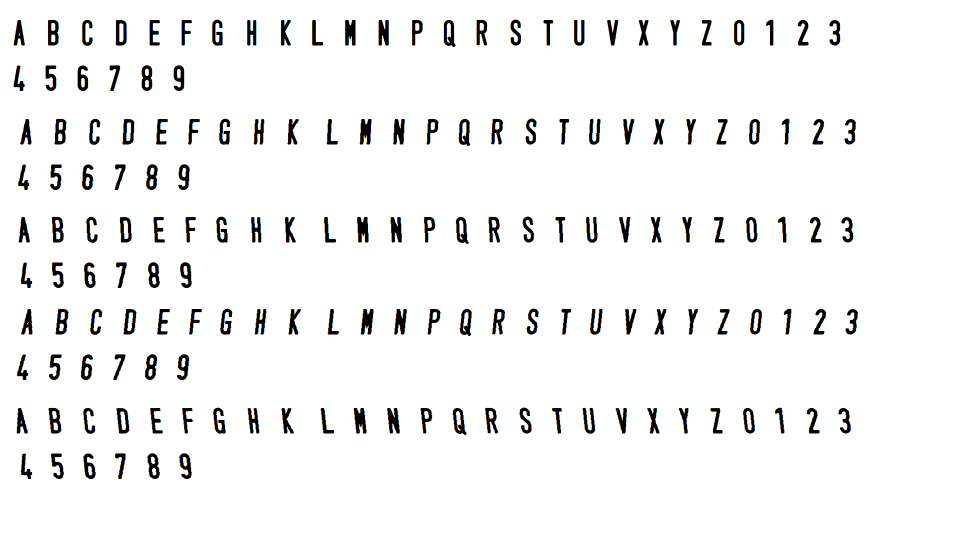
#> input picture training_chars.png, 1922 x 1074 px (shown at 1/2 size)
$ python GenData.py
#> lines starting #> are read from the running program, lines starting #| are printed output that depends on the picture; after the words box and inside, x2 and y2 are one past the last pixel; in counts of white or black regions, pixels touching at a corner belong together
import numpy as np
import cv2
import sys

# Các biến cấp module ##########################################################################
MIN_CONTOUR_AREA = 40  # Diện tích tối thiểu của contour để được coi là ký tự hợp lệ

RESIZED_IMAGE_WIDTH = 20  # Chiều rộng ảnh sau khi resize
RESIZED_IMAGE_HEIGHT = 30  # Chiều cao ảnh sau khi resize

###################################################################################################
def main():
    imgTrainingNumbers = cv2.imread("training_chars.png")  # Đọc ảnh chứa các ký tự mẫu
#> imgTrainingNumbers is the input picture: shape (1074, 1922, 3); mean B, G, R 242.7, 242.7, 242.7
    imgTrainingNumbers = cv2.resize(imgTrainingNumbers, (800, 400))  # Điều chỉnh kích thước tùy ý
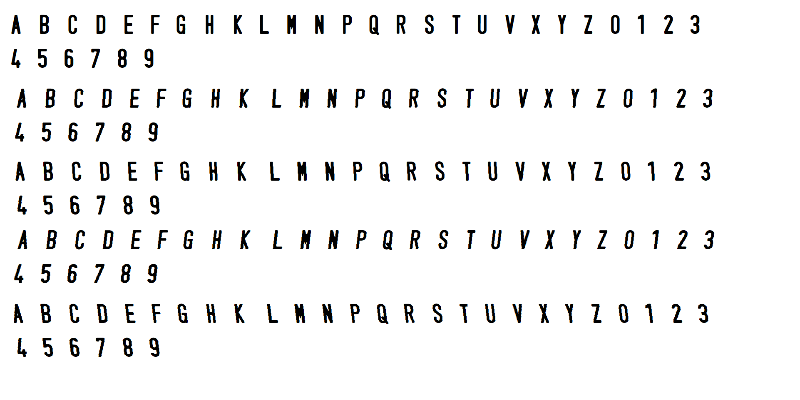
#> imgTrainingNumbers: shape (400, 800, 3); mean B, G, R 242.7, 242.8, 242.7

    imgGray = cv2.cvtColor(imgTrainingNumbers, cv2.COLOR_BGR2GRAY)  # Chuyển đổi ảnh sang ảnh xám
    imgBlurred = cv2.GaussianBlur(imgGray, (5,5), 0)  # Làm mờ ảnh để giảm nhiễu
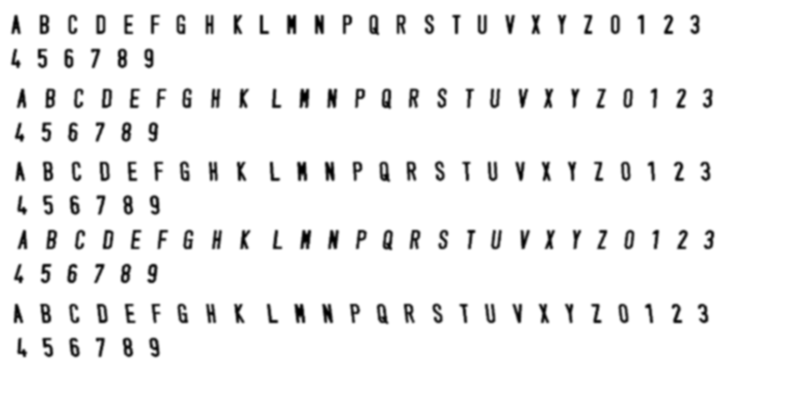
#> imgBlurred: shape (400, 800); min 0, max 255, mean 242.7

    # Chuyển đổi ảnh từ ảnh xám sang ảnh đen trắng sử dụng adaptive threshold
    imgThresh = cv2.adaptiveThreshold(imgBlurred, 255, cv2.ADAPTIVE_THRESH_GAUSSIAN_C,
                                      cv2.THRESH_BINARY_INV, 11, 2)
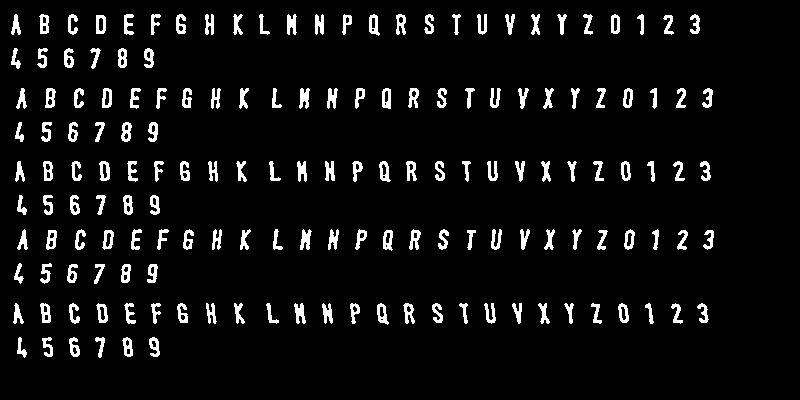
#> imgThresh: shape (400, 800); 5.9% white; 160 white regions

    cv2.imshow("imgThresh", imgThresh)  # Hiển thị ảnh sau khi threshold

    imgThreshCopy = imgThresh.copy()  # Tạo một bản sao của ảnh threshold

    # Tìm các đường viền trong ảnh
    npaContours, hierarchy = cv2.findContours(imgThreshCopy, cv2.RETR_EXTERNAL, cv2.CHAIN_APPROX_SIMPLE)
#> npaContours = 160 contours; largest, box (x1, y1, x2, y2) and area: (99, 161, 110, 181) 158, (96, 15, 106, 34) 157, (102, 88, 112, 108) 154, (102, 230, 114, 250) 154, (96, 303, 108, 323) 152

    # Khởi tạo mảng rỗng để lưu ảnh sau khi làm phẳng
    npaFlattenedImages = np.empty((0, RESIZED_IMAGE_WIDTH * RESIZED_IMAGE_HEIGHT))

    intClassifications = []  # Danh sách lưu trữ các nhãn của ký tự

    # Các ký tự hợp lệ (sử dụng mã ASCII)
    intValidChars = [ord(c) for c in "0123456789ABCDEFGHIJKLMNOPQRSTUVWXYZ"]

    for npaContour in npaContours:  # Duyệt qua từng đường viền tìm được
        if cv2.contourArea(npaContour) > MIN_CONTOUR_AREA:  # Kiểm tra diện tích contour
            [intX, intY, intW, intH] = cv2.boundingRect(npaContour)  # Xác định hình chữ nhật bao quanh ký tự

            # Vẽ hình chữ nhật xung quanh ký tự
            cv2.rectangle(imgTrainingNumbers, (intX, intY), (intX+intW, intY+intH), (0, 0, 255), 2)

            imgROI = imgThresh[intY:intY+intH, intX:intX+intW]  # Cắt vùng chứa ký tự
            imgROIResized = cv2.resize(imgROI, (RESIZED_IMAGE_WIDTH, RESIZED_IMAGE_HEIGHT))  # Resize về kích thước chuẩn

            cv2.imshow("imgROI", imgROI)  # Hiển thị ảnh vùng ký tự
            cv2.imshow("imgROIResized", imgROIResized)  # Hiển thị ảnh ký tự đã resize
            cv2.imshow("training_numbers.png", imgTrainingNumbers)  # Hiển thị ảnh chứa ký tự với các ô đánh dấu

            intChar = cv2.waitKey(0)  # Chờ người dùng nhập ký tự tương ứng

            if intChar == 27:  # Nếu nhấn ESC thì thoát chương trình
                sys.exit()
            elif intChar in intValidChars:  # Nếu ký tự nằm trong danh sách ký tự hợp lệ
                intClassifications.append(intChar)  # Thêm ký tự vào danh sách nhãn

                # Làm phẳng ảnh ký tự để lưu trữ
                npaFlattenedImage = imgROIResized.reshape((1, RESIZED_IMAGE_WIDTH * RESIZED_IMAGE_HEIGHT))
                npaFlattenedImages = np.append(npaFlattenedImages, npaFlattenedImage, 0)
#> this loop made 1 pass; (key Esc is pressed on pass 1)
#> (intX, intY, intW, intH) on pass 1: (149, 337, 11, 20)
#> pass 1, in main, `imgROIResized = cv2.resize(imgROI, (RESIZED_IMAGE_WIDTH, RESIZED_IMAGE..`:
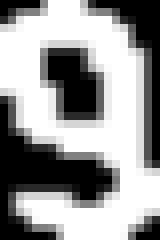
#> imgROIResized: shape (30, 20) (shown 8 times larger); min 0, max 255, mean 151.2
#> after the loop, intClassifications = []

    # Chuyển danh sách nhãn thành mảng numpy
    fltClassifications = np.array(intClassifications, np.float32)
    npaClassifications = fltClassifications.reshape((fltClassifications.size, 1))  # Định dạng lại để lưu trữ

    print("\n\nQuá trình huấn luyện hoàn tất!!\n")

    np.savetxt("classifications.txt", npaClassifications)  # Lưu nhãn vào file
    np.savetxt("flattened_images.txt", npaFlattenedImages)  # Lưu ảnh đã làm phẳng vào file

    cv2.destroyAllWindows()  # Đóng tất cả cửa sổ hiển thị

if __name__ == "__main__":
    main()
#> (the program exits here)
